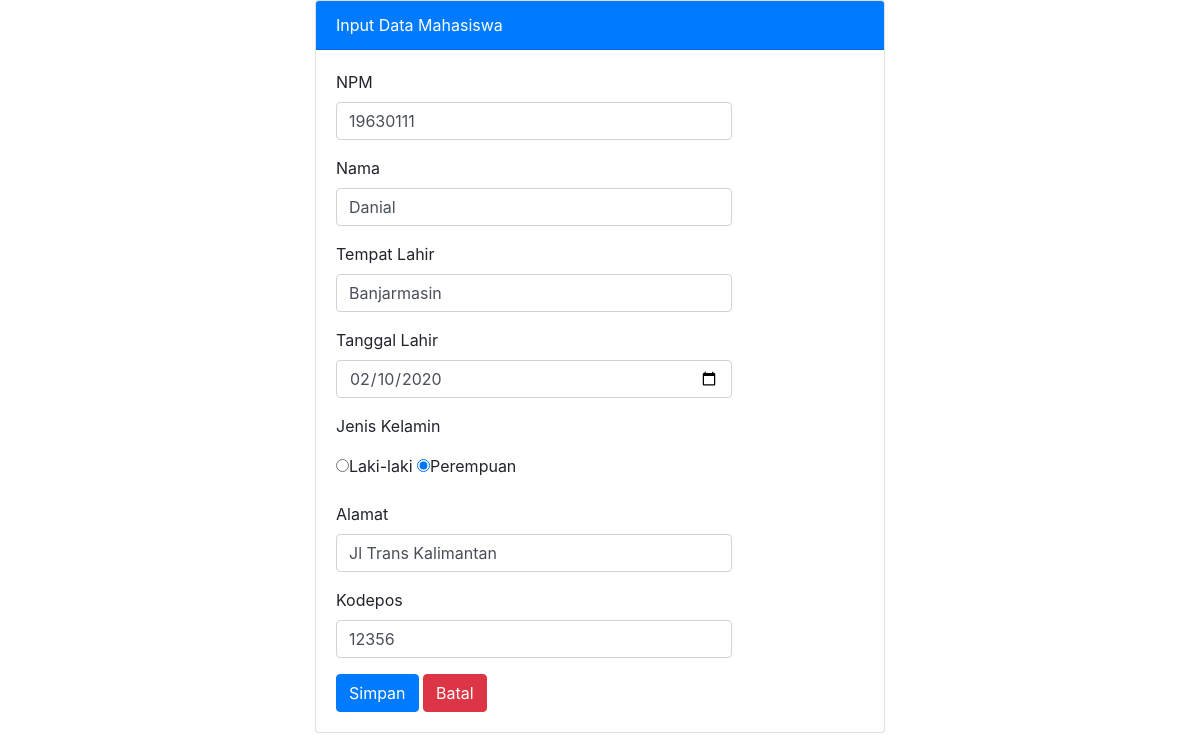
The page /edit_data.php?npm=19630111 on the database its author committed.
### tables this page shows
CREATE TABLE IF NOT EXISTS `tbl_mhs` (
  `npm` varchar(8) NOT NULL,
  `nama` varchar(100) NOT NULL,
  `tempat_lahir` varchar(50) NOT NULL,
  `tanggal_lahir` date DEFAULT NULL,
  `jenis_kelamin` enum('L','P') DEFAULT NULL,
  `alamat` text,
  `kode_pos` varchar(5) NOT NULL,
  PRIMARY KEY (`npm`)
);

### edit_data.php (the view, shortened to what this page needs)
<?php
    include "koneksi.php";
    $id     = $_GET['npm'];
    $ambilData = mysqli_query($koneksi, "SELECT * FROM tbl_mhs WHERE npm = '$id'");
    $data = mysqli_fetch_array($ambilData);
?>
<!DOCTYPE html>
<html lang="en">
<head>
    <link rel="stylesheet" href="css/bootstrap.css">
</head>
<body>
    <div class="container col-md-6">
        <div class="card">
            <div class="card-header bg-primary text-white">
                Input Data Mahasiswa
            </div>
            <div class="card-body">
                <form action="" method="POST" class="form-item">
                    <div class="form-group">
                    <label for="npm">NPM</label>
                    <input type="text" name="npm" class="form-control col-md-9" value="<?php echo $data['npm']?>" placeholder="Masukkan NPM">
                    </div>
                    <div class="form-group">
                    <label for="nama">Nama</label>
                    <input type="text" name="nama" class="form-control col-md-9" value="<?php echo $data['nama']?>" placeholder="Masukkan Nama">
                    </div>
                    <div class="form-group">
                    <label for="tempat_lahir">Tempat Lahir</label>
                    <input type="text" name="tempat_lahir" class="form-control col-md-9" value="<?php echo $data['tempat_lahir']?>" placeholder="Masukkan Tempat Lahir">
                    </div>
                    <div class="form-group">
                    <label for="tanggal_lahir">Tanggal Lahir</label>
                    <input type="date" name="tanggal_lahir" class="form-control col-md-9" value="<?php echo $data['tanggal_lahir']?>" placeholder="Masukkan Tanggal Lahir">
                    </div>
                    <div class="form-group">
                    <p>Jenis Kelamin</p>
                    <label><input type="radio" name="jenis_kelamin" value="L" <?php if($data['jenis_kelamin'] == 'L') echo 'checked'?>>Laki-laki</label>
                    <label><input type="radio" name="jenis_kelamin" value="P" <?php if($data['jenis_kelamin'] == 'P') echo 'checked'?>>Perempuan</label>
                    </div>
                    <div class="form-group">
                    <label for="alamat">Alamat</label>
                    <input type="text" name="alamat" class="form-control col-md-9" value="<?php echo $data['alamat']?>" placeholder="Masukkan Alamat">
                    </div>
                    <div class="form-group">
                    <label for="kode_pos">Kodepos</label>
                    <input type="text" name="kode_pos" class="form-control col-md-9" value="<?php echo $data['kode_pos']?>" placeholder="Masukkan Kodepos">
                    </div>
                    <button type="submit" class="btn btn-primary" name="simpan">Simpan</button>
                    <button type="reset" class="btn btn-danger">Batal</button>
                </form>
            </div>
        </div>
    </div>
</body>
</html>

### rows shown on the page
tbl_mhs: npm "19630111", nama "Danial", tempat_lahir "Banjarmasin", tanggal_lahir "02/10/2020", jenis_kelamin "☐ Laki-laki", jenis_kelamin "☑ Perempuan", alamat "Jl Trans Kalimantan", kode_pos "12356"
